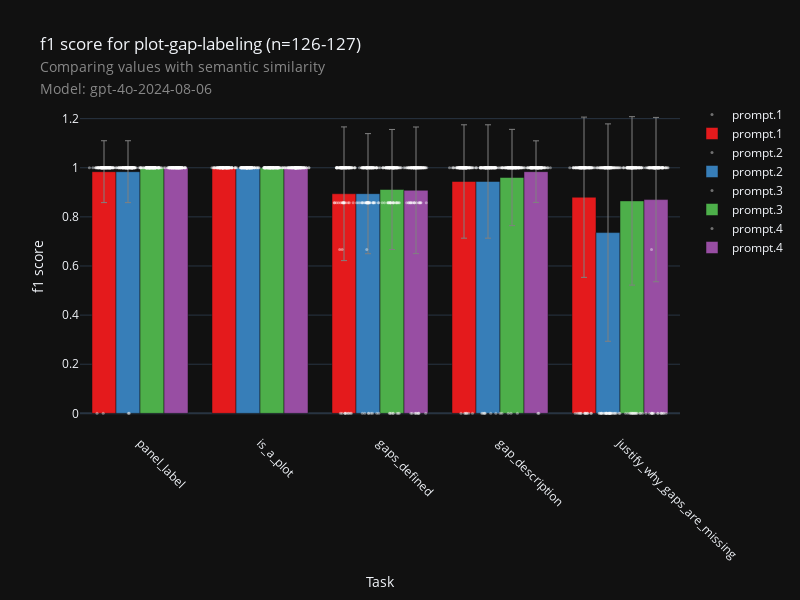

Notebook source saved alongside this figure:
### Code cell
check_specific_plot(
    "fig-checklist",
    "plot-gap-labeling",
    metric="semantic_similarity",
    score="f1_score",
    model=MODEL,
)

### Figure 1 — Plotly figure (JSON) as saved in the notebook; plotly's stock layout.template omitted (floating-point values rounded to 4 significant figures; data arrays with more than 128 entries replaced by an {"elided": "..."} marker saying what was removed)
{"data": [{"hovertext": {"elided": "625 str values"}, "marker": {"color": "white", "line": {"color": "white", "width": 0}, "opacity": 0.4, "size": 3}, "mode": "markers", "name": "prompt.1", "showlegend": true, "type": "scatter", "x": {"elided": "625 float values"}, "y": {"elided": "625 float values"}}, {"error_y": {"array": [0.2308, 0.2722, 0.0, 0.3263, 0.126], "color": "grey", "thickness": 1, "type": "data", "visible": true, "width": 3}, "hovertext": ["Task: panel_label<br>0.944: 0.944<br>Prompt: prompt.1", "Task: is_a_plot<br>0.894095238095238: 0.894<br>Prompt: prompt.1", "Task: gaps_defined<br>1.0: 1.000<br>Prompt: prompt.1", "Task: gap_description<br>0.88: 0.880<br>Prompt: prompt.1", "Task: justify_why_gaps_are_missing<br>0.984: 0.984<br>Prompt: prompt.1"], "marker": {"color": "rgb(228,26,28)"}, "name": "prompt.1", "showlegend": true, "type": "bar", "width": 0.2, "x": [2.7, 1.7, 0.7, 3.7, -0.3], "y": [0.944, 0.8941, 1.0, 0.88, 0.984]}, {"hovertext": {"elided": "625 str values"}, "marker": {"color": "white", "line": {"color": "white", "width": 0}, "opacity": 0.4, "size": 3}, "mode": "markers", "name": "prompt.2", "showlegend": true, "type": "scatter", "x": {"elided": "625 float values"}, "y": {"elided": "625 float values"}}, {"error_y": {"array": [0.2308, 0.2445, 0.0, 0.4426, 0.126], "color": "grey", "thickness": 1, "type": "data", "visible": true, "width": 3}, "hovertext": ["Task: panel_label<br>0.944: 0.944<br>Prompt: prompt.2", "Task: is_a_plot<br>0.8944761904761905: 0.894<br>Prompt: prompt.2", "Task: gaps_defined<br>1.0: 1.000<br>Prompt: prompt.2", "Task: gap_description<br>0.736: 0.736<br>Prompt: prompt.2", "Task: justify_why_gaps_are_missing<br>0.984: 0.984<br>Prompt: prompt.2"], "marker": {"color": "rgb(55,126,184)"}, "name": "prompt.2", "showlegend": true, "type": "bar", "width": 0.2, "x": [2.9, 1.9, 0.9, 3.9, -0.1], "y": [0.944, 0.8945, 1.0, 0.736, 0.984]}, {"hovertext": {"elided": "630 str values"}, "marker": {"color": "white", "line": {"color": "white", "width": 0}, "opacity": 0.4, "size": 3}, "mode": "markers", "name": "prompt.3", "showlegend": true, "type": "scatter", "x": {"elided": "630 float values"}, "y": {"elided": "630 float values"}}, {"error_y": {"array": [0.196, 0.2444, 0.0, 0.343, 0.0], "color": "grey", "thickness": 1, "type": "data", "visible": true, "width": 3}, "hovertext": ["Task: panel_label<br>0.9603174603174603: 0.960<br>Prompt: prompt.3", "Task: is_a_plot<br>0.9115646258503401: 0.912<br>Prompt: prompt.3", "Task: gaps_defined<br>1.0: 1.000<br>Prompt: prompt.3", "Task: gap_description<br>0.8650793650793651: 0.865<br>Prompt: prompt.3", "Task: justify_why_gaps_are_missing<br>1.0: 1.000<br>Prompt: prompt.3"], "marker": {"color": "rgb(77,175,74)"}, "name": "prompt.3", "showlegend": true, "type": "bar", "width": 0.2, "x": [3.1, 2.1, 1.1, 4.1, 0.1], "y": [0.9603, 0.9116, 1.0, 0.8651, 1.0]}, {"hovertext": {"elided": "630 str values"}, "marker": {"color": "white", "line": {"color": "white", "width": 0}, "opacity": 0.4, "size": 3}, "mode": "markers", "name": "prompt.4", "showlegend": true, "type": "scatter", "x": {"elided": "630 float values"}, "y": {"elided": "630 float values"}}, {"error_y": {"array": [0.1255, 0.2578, 0.0, 0.3346, 0.0], "color": "grey", "thickness": 1, "type": "data", "visible": true, "width": 3}, "hovertext": ["Task: panel_label<br>0.9841269841269841: 0.984<br>Prompt: prompt.4", "Task: is_a_plot<br>0.9081632653061225: 0.908<br>Prompt: prompt.4", "Task: gaps_defined<br>1.0: 1.000<br>Prompt: prompt.4", "Task: gap_description<br>0.8703703703703705: 0.870<br>Prompt: prompt.4", "Task: justify_why_gaps_are_missing<br>1.0: 1.000<br>Prompt: prompt.4"], "marker": {"color": "rgb(152,78,163)"}, "name": "prompt.4", "showlegend": true, "type": "bar", "width": 0.2, "x": [3.3, 2.3, 1.3, 4.3, 0.3], "y": [0.9841, 0.9082, 1.0, 0.8704, 1.0]}], "layout": {"boxmode": "group", "height": 600, "showlegend": true, "title": {"text": "f1 score for plot-gap-labeling (n=126-127)<br><span style=\"font-size: 0.8em; color: #888;\">Comparing values with semantic similarity</span><br><span style=\"font-size: 0.8em; color: #888;\">Model: gpt-4o-2024-08-06</span>"}, "width": 800, "xaxis": {"range": [-0.5, 4.5], "tickangle": 45, "ticktext": ["panel_label", "is_a_plot", "gaps_defined", "gap_description", "justify_why_gaps_are_missing"], "tickvals": [0, 1, 2, 3, 4], "title": {"text": "Task"}}, "yaxis": {"title": {"text": "f1 score"}}}}
